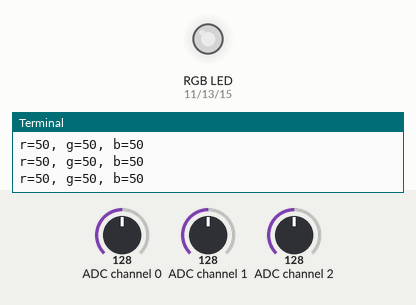
The program below on a simulated Raspberry Pi (header pin numbers). On the bench: an RGB LED mixed from three pins (HIGH = lit), the last lines printed to the terminal. The test bench sets the inputs (shaded band); at power-on: ADC channel 0 = 128, ADC channel 1 = 128, ADC channel 2 = 128 (analog values on the 0–255 scale). Dim RGB values are drawn brighter than linear.

Above: at 1.2 s.
1.3 s: ADC channel 0 set to 178
At 2.1 s:
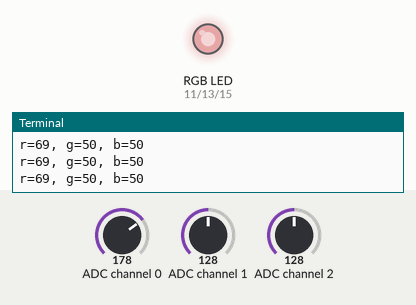
2.8 s: ADC channel 1 set to 178
At 4.0 s:
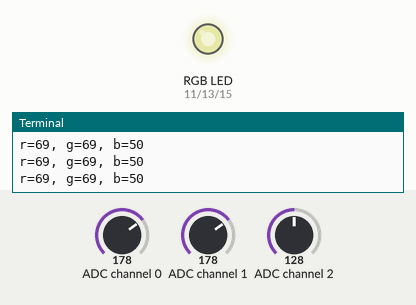
4.3 s: ADC channel 2 set to 178
At 4.8 s:
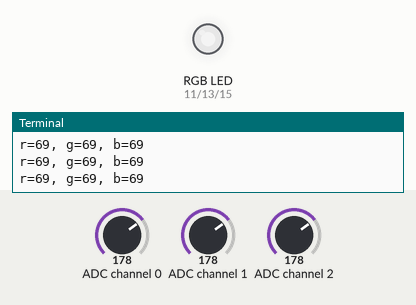
5.8 s: ADC channel 0 set to 224
At 6.8 s:
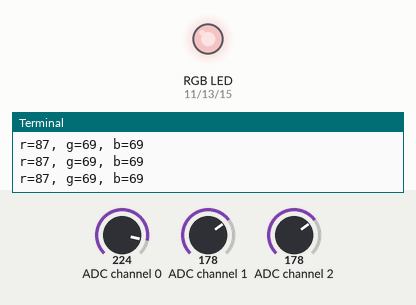
7.3 s: ADC channel 1 set to 224
At 8.5 s:
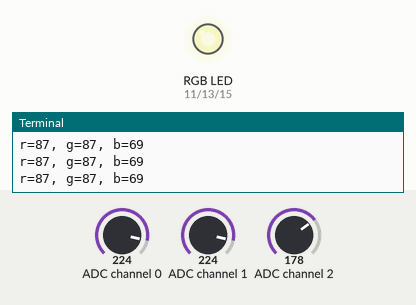
8.8 s: ADC channel 2 set to 224
At 9.5 s:
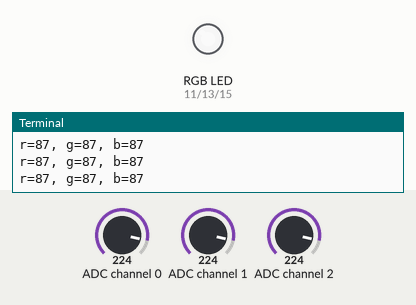
Timing chart, 0 to 11.3 s (numbered marks = the images above; inputs shaded):
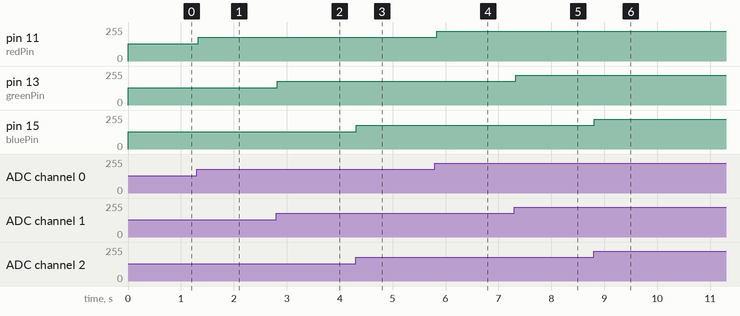

The program:

PotentiometerColourLed.py
```python
import RPi.GPIO as GPIO
import time
import random
from ADCDevice import *

redPin = 11
greenPin = 13
bluePin = 15
adc = ADCDevice()

def setup():
    global pwmRed,pwmGreen,pwmBlue, adc

    if(adc.detectI2C(0x4b)):
            adc = ADS7830()

    GPIO.setmode(GPIO.BOARD)
    GPIO.setup([redPin, greenPin, bluePin], GPIO.OUT)
    GPIO.output([redPin, greenPin, bluePin], GPIO.HIGH)

    pwmRed = GPIO.PWM(redPin, 500)
    pwmRed.start(0)

    pwmGreen = GPIO.PWM(greenPin, 500)
    pwmGreen.start(0)

    pwmBlue = GPIO.PWM(bluePin, 500)
    pwmBlue.start(0)

def setColour(r_val,g_val,b_val):
    pwmRed.ChangeDutyCycle(max(r_val,0))
    pwmGreen.ChangeDutyCycle(max(g_val,0))
    pwmBlue.ChangeDutyCycle(max(b_val,0))
    print ('r=%d, g=%d, b=%d ' %(r_val ,g_val, b_val))

def getColourValue(chn):
    value = adc.analogRead(chn)
    calculatedValue = (value-1)* 100  / 254.0
    return max(calculatedValue,0)

def destroy():
    pwmRed.stop()
    pwmGreen.stop()
    pwmBlue.stop()
    adc.close()
    GPIO.cleanup()

if __name__ == '__main__':
    setup()
    try:
        while True:
            setColour(getColourValue(0),getColourValue(1),getColourValue(2))
            time.sleep(0.03)
    finally:
        destroy()
```

Measured:
- after the input at 1.3 s, pin 11 (redPin): 128/255 → 178/255 at once
- after the input at 2.8 s, pin 13 (greenPin): 128/255 → 178/255 at once
- after the input at 4.3 s, pin 15 (bluePin): 128/255 → 178/255 at once
- after the input at 5.8 s, pin 11 (redPin): 178/255 → 224/255 at once
- after the input at 7.3 s, pin 13 (greenPin): 178/255 → 224/255 at once
- after the input at 8.8 s, pin 15 (bluePin): 178/255 → 224/255 at once
